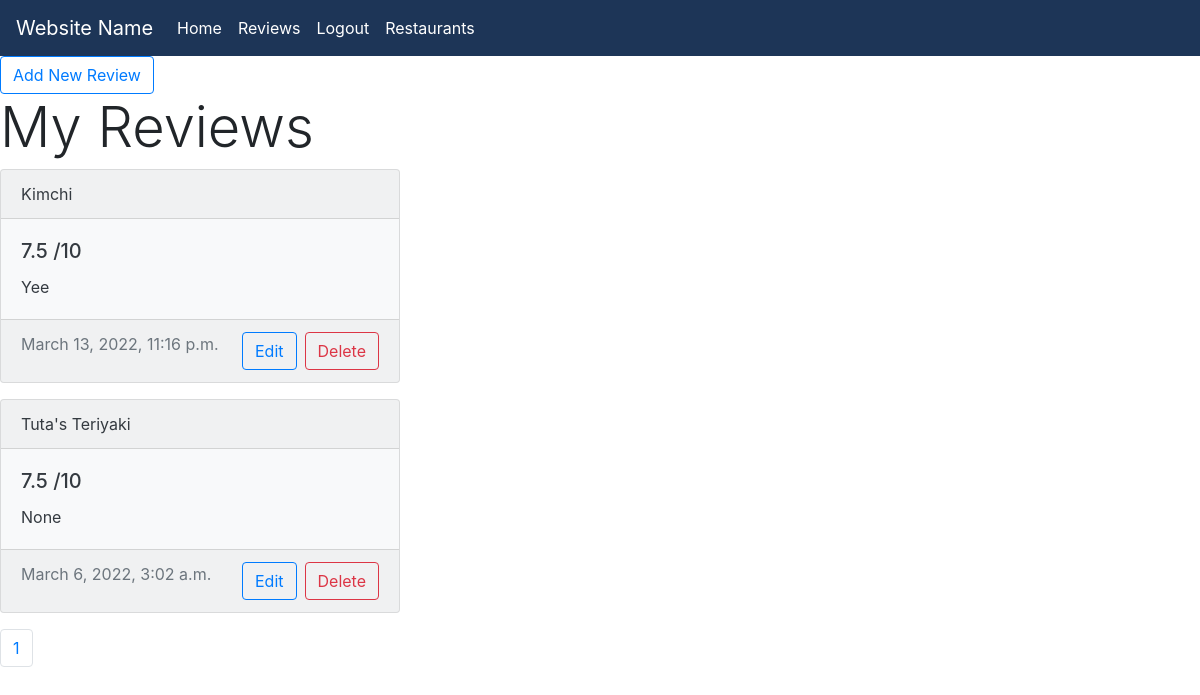
/ratings (signed in), run on an earlier commit of the app's database.
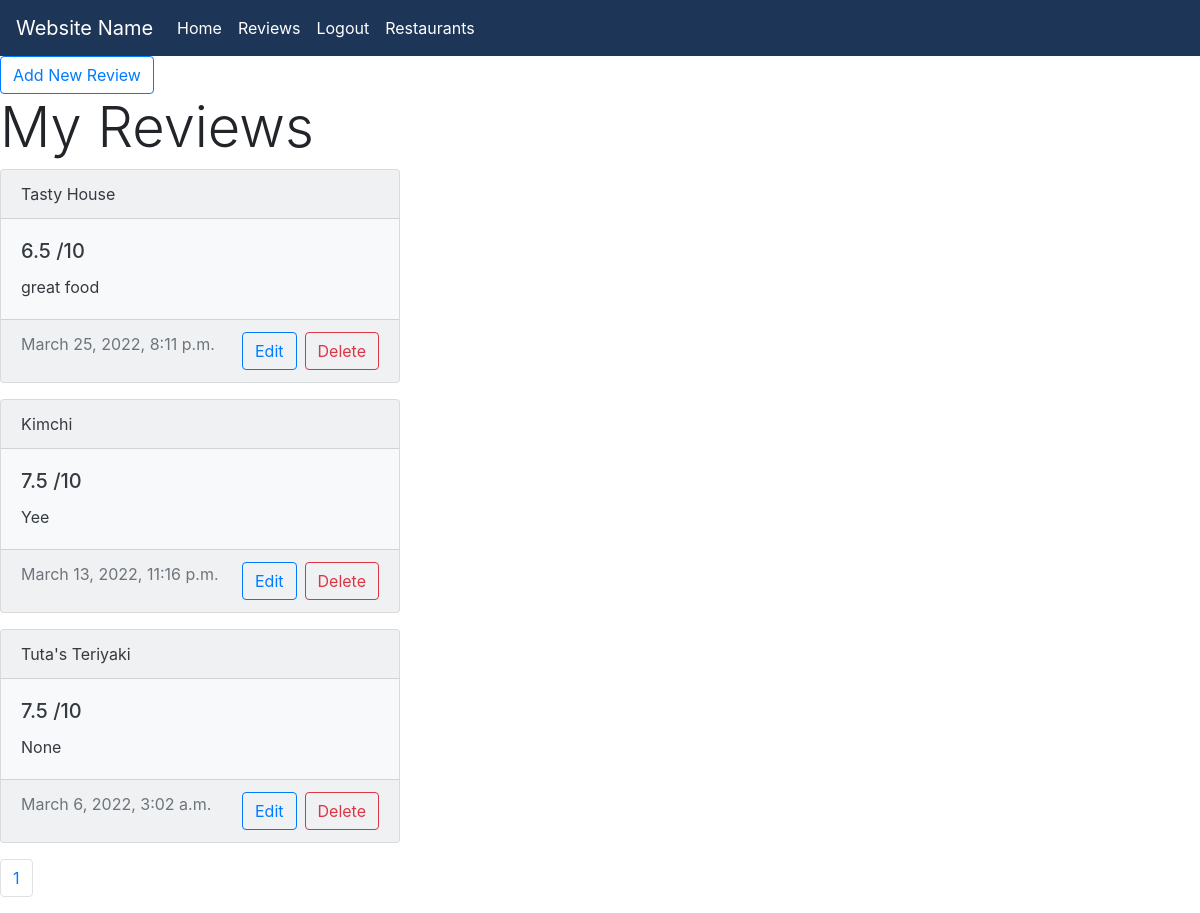
And on a later commit of the database.
### restaurants/models.py (models this page shows, shortened)
class Rating(models.Model):
    user = models.ForeignKey(
        User, on_delete=models.CASCADE, null=False)
    restaurant = models.ForeignKey(
        Restaurant, on_delete=models.CASCADE, null=False)
    rating = models.DecimalField(decimal_places=1, max_digits=3)
    review = models.TextField(null=True, blank=True)
    updated = models.DateTimeField(auto_now=True)
    created = models.DateTimeField(auto_now_add=True)
    class Meta:
        ordering = ['-updated', '-created']

class Restaurant(models.Model):
    name = models.CharField(max_length=100, null=False)
    type = models.CharField(max_length=50, null=True)
    class Meta:
        db_table = "restaurant"
    def __str__(self):
        return self.name

### restaurants/views.py (the view)
# urls.py: path("ratings", views.ratings, name="ratings"),
@login_required(login_url="login")
def ratings(request):
    user = request.user
    ratings = Rating.objects.filter(user=user).order_by('-updated')
    paginator = Paginator(ratings, 5)
    page_number = request.GET.get('page')
    page_obj = paginator.get_page(page_number)
    context = {'ratings': ratings, 'user': user, 'page_obj': page_obj}
    return render(request, "restaurants/ratings.html", context)

### restaurants/templates/restaurants/ratings.html (shortened to what this page needs)
{% extends 'restaurants/base.html' %}
{% block content %}
<a class="btn btn-outline-primary" href="{% url 'addrating' %}">Add New Review</a>
<h1 class="display-4">My Reviews</h1>
{% for rating in page_obj %}
        <div class="card text-dark bg-light mb-3" style="max-width: 25rem;">
          <div class="card-header">{{rating.restaurant}}</div>
            <div class="card-body">
              <h5 class="card-title">{{rating.rating}} /10</h5>
              <p class="card-text">{{rating.review}}</p>
            </div>
          <div class="card-footer text-muted">{{rating.updated}}
            <div class= "btn-toolbar float-right">
              <a class="btn btn-outline-primary mr-2" href="{% url 'update-rating' rating.id %}">Edit</a>
              <a class="btn btn-outline-danger" href="{% url 'delete-rating' rating.id %}">Delete</a>
            </div>
          </div>
        </div>
        {% empty %}
          <div class="alert alert-light" role="alert"> Oops! Looks like you haven't reviewed anything yet! :( </div>
{% endfor %}
<nav aria-label="Page navigation">
  <ul class="pagination">
      <span class="current"><li class="page-item"><a class="page-link" href="#">{{page_obj.number}}</a></li></span>
  </ul>
</nav>
{% endblock %}

What changed in the data, as far as the page shows it:
added Rating: restaurant "Tasty House", rating "6.5", review "great food", updated "March 25, 2022, 8:11 p.m."
